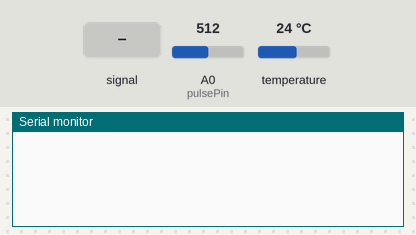
The sketch below on a simulated ESP8266 (NodeMCU). Shown: the last lines printed to the serial monitor. The test bench sets the inputs (shaded band); at power-on: temperature 24 °C, A0 (pulsePin) = 512. WiFi joins after 1.5 s; servers stay silent unless stated.

Above: at 4.2 s.
4.3 s: A0 (pulsePin) fed a 200 Hz sine of ±81 counts around its level
At 5.3 s:
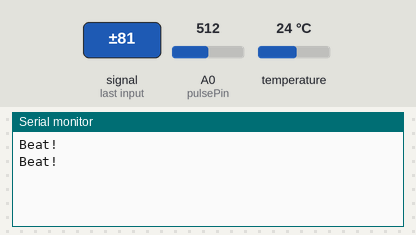
6.4 s: temperature set to 12 °C
At 14.12 s:
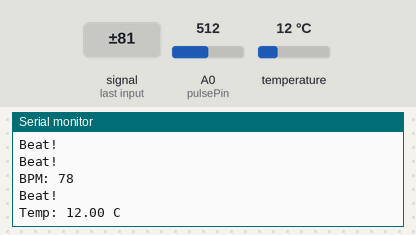
14.5 s: A0 (pulsePin) set to 560
At 15.4 s:
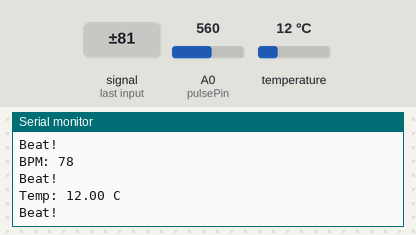
16.0 s: A0 (pulsePin) fed a 1000 Hz sine of ±255 counts around its level
At 16.25 s:
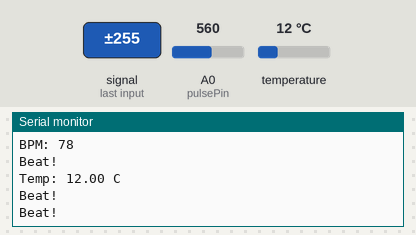
17.5 s: temperature set to 19 °C
At 17.61 s:
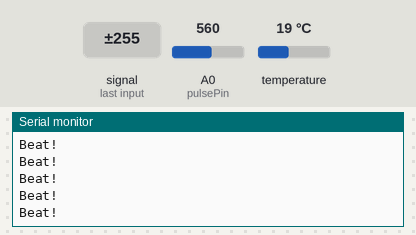

The sketch:

DS18B20_Pulse_Sensor.ino
```cpp
#include <OneWire.h>
#include <DallasTemperature.h>
#include <ArduinoIoTCloud.h>
#include <Arduino_ConnectionHandler.h>
#include <ESP8266WiFi.h>

#define ONE_WIRE_BUS D4
#define DEBUG 0

OneWire oneWire(ONE_WIRE_BUS);
DallasTemperature sensors(&oneWire);

const char DEVICE_LOGIN_NAME[] = "Device_ID_Name";
const char SSID[]              = "Wifi_Name";
const char PASS[]              = "Wifi_Password";
const char DEVICE_KEY[]        = "Secret_Key";

CloudHeartRate heart_rate;
CloudTemperatureSensor temperature;

const int pulsePin   = A0;
int pulseValue       = 0;
int threshold        = 550;
int lastState        = 0;
int beatCount        = 0;
unsigned int bpm     = 0;

// ======= Finger Detection =======
int peak                  = 0;
int trough                = 1023;
const int MIN_AMPLITUDE   = 50;  // raise this if noise triggers beats with no finger

unsigned long previousBpmTime          = 0;
const unsigned long BPM_INTERVAL       = 10000UL;

unsigned long lastPulseRead            = 0;
const unsigned long PULSE_INTERVAL     = 5UL;

bool tempRequested                     = false;
unsigned long tempRequestTime          = 0;
const unsigned long TEMP_CONVERSION_DELAY = 800UL;
unsigned long lastTempUpdate           = 0;
const unsigned long TEMP_UPDATE_INTERVAL  = 5000UL;

WiFiConnectionHandler ArduinoIoTPreferredConnection(SSID, PASS);

void initProperties() {
  ArduinoCloud.setBoardId(DEVICE_LOGIN_NAME);
  ArduinoCloud.setSecretDeviceKey(DEVICE_KEY);
  ArduinoCloud.addProperty(heart_rate, READ, ON_CHANGE, NULL);
  ArduinoCloud.addProperty(temperature, READ, 2 * SECONDS, NULL);
}

void setup() {
  Serial.begin(115200);
  delay(3000);

  sensors.begin();
  sensors.setResolution(9);
  sensors.setWaitForConversion(false);

  WiFi.mode(WIFI_STA);
  initProperties();
  ArduinoCloud.begin(ArduinoIoTPreferredConnection);

  setDebugMessageLevel(2);
  ArduinoCloud.printDebugInfo();

  pinMode(pulsePin, INPUT);

  previousBpmTime = millis();
  lastTempUpdate  = millis();
}

void loop() {
  ArduinoCloud.update();
  unsigned long now = millis();

  // ======= Pulse Sampling — 200 Hz =======
  if (now - lastPulseRead >= PULSE_INTERVAL) {
    lastPulseRead = now;
    pulseValue = analogRead(pulsePin);

    // Track peak and trough for finger detection
    if (pulseValue > peak)   peak   = pulseValue;
    if (pulseValue < trough) trough = pulseValue;

    #if DEBUG
      Serial.print("Analog: ");
      Serial.println(pulseValue);
    #endif

    // Only count beats if a finger is actually present
    if ((peak - trough) >= MIN_AMPLITUDE) {
      if (pulseValue > threshold && lastState == 0) {
        beatCount++;
        lastState = 1;
        Serial.println("Beat!");
      }
      if (pulseValue < threshold) {
        lastState = 0;
      }
    }
  }

  // ======= BPM Calculation — every 10 seconds =======
  if (now - previousBpmTime >= BPM_INTERVAL) {
    if ((peak - trough) >= MIN_AMPLITUDE) {
      bpm = (beatCount * 60000UL) / BPM_INTERVAL;
    } else {
      bpm = 0;  // no finger — report 0
    }

    heart_rate = bpm;
    Serial.print("BPM: ");
    Serial.println(bpm);

    // Reset for next window
    beatCount       = 0;
    previousBpmTime = now;
    peak            = 0;    // reset so amplitude re-evaluates each window
    trough          = 1023;
  }

  // ======= Temperature Phase 1 =======
  if (!tempRequested && (now - lastTempUpdate >= TEMP_UPDATE_INTERVAL)) {
    sensors.requestTemperatures();
    tempRequestTime = now;
    tempRequested   = true;
  }

  // ======= Temperature Phase 2 =======
  if (tempRequested && (now - tempRequestTime >= TEMP_CONVERSION_DELAY)) {
    float tempC = sensors.getTempCByIndex(0);
    if (tempC != DEVICE_DISCONNECTED_C) {
      Serial.print("Temp: ");
      Serial.print(tempC);
      Serial.println(" C");
      temperature = tempC;
    } else {
      Serial.println("Temp sensor error!");
    }
    tempRequested  = false;
    lastTempUpdate = tempRequestTime;
  }
}

void onHeartRateChange() {}
```

Measured:
- after the input at 4.3 s, the serial monitor: prints a new line at once (image 1)
- after the input at 6.4 s, the serial monitor: prints a new line after 2.4 s (image 2)
